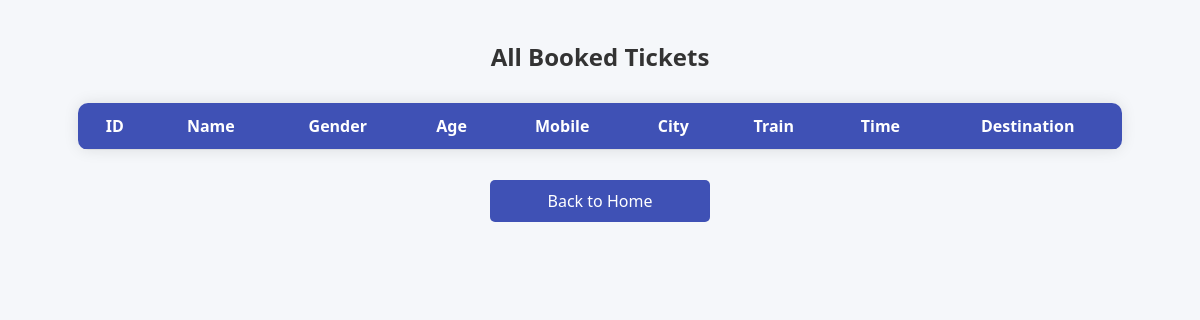
Before: /view with the older database file.
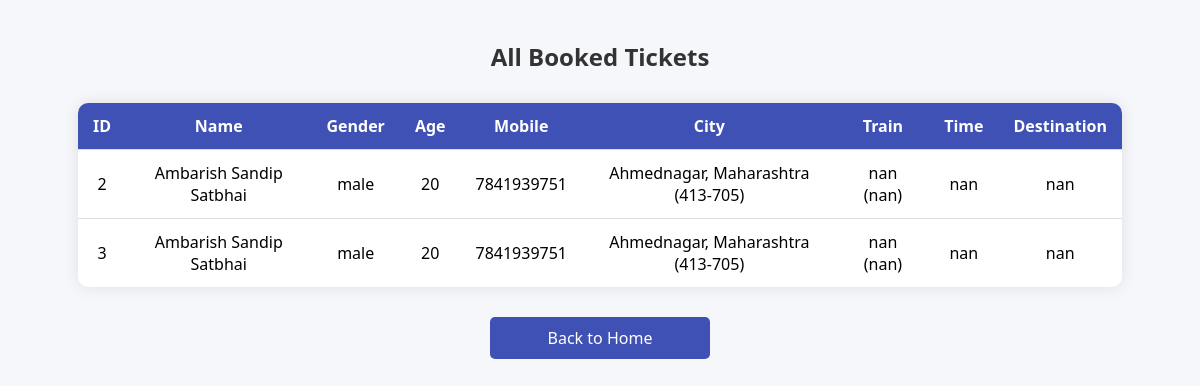
After: the same page with the newer database file.
### tables this page shows
CREATE TABLE user (
                            id INTEGER PRIMARY KEY AUTOINCREMENT,
                            first_name varchar(25) NOT NULL,
                            middle_name varchar(25),
                            last_name varchar(25) NOT NULL,
                            gender TEXT NOT NULL,
                            age INTEGER NOT NULL,
                            mobile INTEGER NOT NULL,
                            city varchar(25) NOT NULL,
                            state varchar(25) NOT NULL,
                            pincode INTEGER NOT NULL,
                            train_name varchar(25) DEFAULT 'nan',
                            train_no INTEGER DEFAULT 'nan',
                            arrival_time TIME DEFAULT 'nan',
                            destination varchar(25) DEFAULT 'nan');

### app.py (the view)
@app.route('/view')
def view_data():
    conn = sqlite3.connect('railway_registration.db')
    cursor = conn.cursor()
    cursor.execute("SELECT * FROM user")
    users = cursor.fetchall()
    conn.close()
    return render_template('view.html', users=users)

### templates/view.html (shortened to what this page needs)
<!DOCTYPE html>
<html>
<head>
</head>
<body>
    <h2>All Booked Tickets</h2>
    <table>
        <tr>
            <th>ID</th>
            <th>Name</th>
            <th>Gender</th>
            <th>Age</th>
            <th>Mobile</th>
            <th>City</th>
            <th>Train</th>
            <th>Time</th>
            <th>Destination</th>
        </tr>
        {% for user in users %}
        <tr>
            <td>{{ user[0] }}</td>
            <td>{{ user[1] }} {{ user[2] }} {{ user[3] }}</td>
            <td>{{ user[4] }}</td>
            <td>{{ user[5] }}</td>
            <td>{{ user[6] }}</td>
            <td>{{ user[7] }}, {{ user[8] }} ({{ user[9] }})</td>
            <td>{{ user[10] }} ({{ user[11] }})</td>
            <td>{{ user[12] }}</td>
            <td>{{ user[13] }}</td>
        </tr>
        {% endfor %}
    </table>
    <a class="back-home" href="{{ url_for('index') }}">Back to Home</a>
</body>
</html>

### templates/view.html (style rules this page uses)
body { font-family: 'Segoe UI', Tahoma, Geneva, Verdana, sans-serif; background-color: #f5f7fa; margin: 0; padding: 20px; }
h2 { text-align: center; color: #333; margin-bottom: 30px; }
table { width: 90%; margin: auto; border-collapse: collapse; background-color: #ffffff; box-shadow: 0 0 15px rgba(0,0,0,0.1); border-radius: 10px; overflow: hidden; }
th, td { padding: 12px 15px; text-align: center; border-bottom: 1px solid #ddd; }
th { background-color: #3f51b5; color: white; }
td:last-child, th:last-child { border-right: none; }
tr:last-child td { border-bottom: none; }
.back-home { display: block; width: 200px; margin: 30px auto 0; text-align: center; padding: 10px; background-color: #3f51b5; color: white; text-decoration: none; border-radius: 5px; }

Changed rows visible on the page:
added user: id "2", first_name "Ambarish", middle_name "Sandip", last_name "Satbhai", gender "male", age "20", mobile "7841939751", city "Ahmednagar", state "Maharashtra", pincode "413-705", train_name "nan", train_no "nan", arrival_time "nan", destination "nan"
added user: id "3", first_name "Ambarish", middle_name "Sandip", last_name "Satbhai", gender "male", age "20", mobile "7841939751", city "Ahmednagar", state "Maharashtra", pincode "413-705", train_name "nan", train_no "nan", arrival_time "nan", destination "nan"
